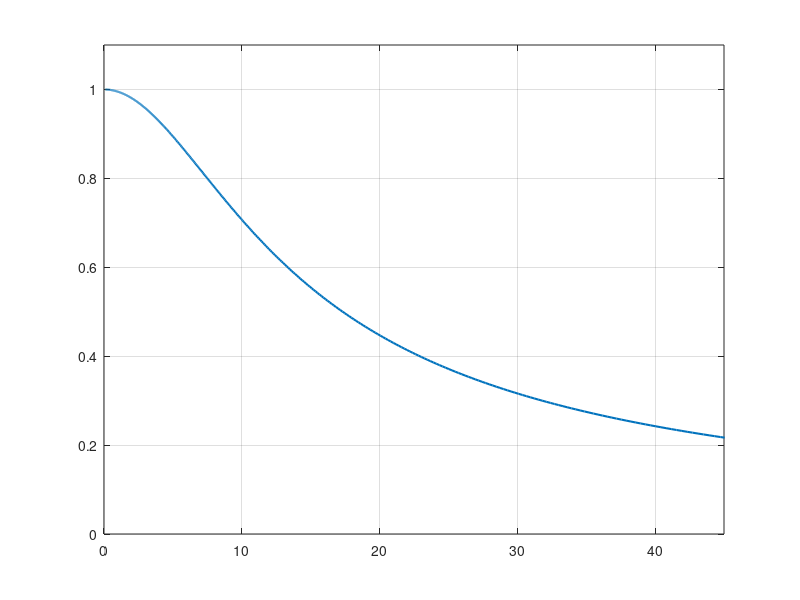

MATLAB code for this plot: (Note: this script raises an error after producing the figure.)
width = 800;
height = 600;
resolution = 300;
a = 1;
t1 = 0;
t2 = 2*pi;
N = 500;
b = 0.5;
dt = 0.1;
Fs = 1/dt;
T = N*dt; 
t = (-T/2 : dt : T/2-dt)';

f_Hz = (0:N-1)' * Fs/N; 
omega = 2*pi * f_Hz;
momega = 2*pi*(N-1)*Fs/N;
norm_omega = (-momega/2 : 2*pi*Fs/N : momega/2);
T_arr = [0.1, 0.5, 1.25, 2.0];
a_arr = [1.0, 2.0, 7.5, 10.0];


for i = 1:length(T_arr)
    xi = -1 + 2 * rand(N, 1);
    g = zeros(size(t));
    g((t >= t1 & t <= t2)) = a;
    y = g + b*xi;

    T_c = T_arr(i);
    w = tf(1, [T_c, 1]);
    
    figure;
    [amp, ~, wout] = bode(w);
    amp = squeeze(amp);
    plot(wout, amp, 'LineWidth', 1.5);
    grid on;
    ylim([0 1.1]);
    xlim([0 45]);
    xlabel("w", FontSize=24);
    ylabel("W(iw)",FontSize=24);
    title("АЧХ динамического фильтра при T = " + T_c, FontSize=24);
    legend("АЧХ динамического фильтра T = " + T_c, 'Location', 'northeast', fontsize=18);
    set(gcf, 'Units', 'pixels', 'Position', [100, 100, 1200, 800]);
    exportgraphics(gcf, "filter_ach_T_" + T_c + ".png", 'Resolution', 300);
    
    w_d = c2d(w, dt, 'zoh');
    [H_d, ~] = freqz(w_d.Num{1}, w_d.Den{1}, N, 'whole');
    
    Y = fft(y);
    H_d = H_d(:);  % Явно делаем столбцом
    Y = Y(:);
    y_fil_rev = real(ifft(Y .* H_d));
    
    y_fil = lsim(w, y, t);
    
    y_fur = fftshift(fft(y));
    g_fur = fftshift(fft(g));
    fil_fur = fftshift(fft(y_fil));
    Y_fur_plot = fftshift(Y .* H_d);

    figure;
    plot(t, g, 'LineWidth', 3.5, color="blue");
    hold on;
    plot(t, y, 'LineWidth', 0.5, color="red");
    hold on;
    plot(t, y_fil, 'LineWidth', 3.5, color="green");
    hold off;
    grid on;
    ylim([-0.5 1.5]);
    xlim([-T/2 T/2]);
    xlabel("t", FontSize=24);
    ylabel("y(t)",FontSize=24);
    title("Фильтрация сигнала при T = " + T_c, FontSize=24);
    legend("Оригинал", "Зашумлённая функция", "Фильтрованная функция",  'Location', 'northeast', fontsize=14);
    set(gcf, 'Units', 'pixels', 'Position', [100, 100, 1200, 800]);
    exportgraphics(gcf, "filter_T_" + T_c + ".png", 'Resolution', 300);

    figure;
    plot(t, y_fil, 'LineWidth', 3.5, color="green");
    hold on;
    plot(t, y_fil_rev, 'LineWidth', 1.0, color="red");
    hold off;
    grid on;
    xlabel("t", FontSize=24);
    ylabel("y(t)",FontSize=24);
    title("Сравнение сигналов при T = " + T_c, FontSize=24);
    legend("lsim (временной)", "ifft (частотный)",  'Location', 'northeast', fontsize=14);
    set(gcf, 'Units', 'pixels', 'Position', [100, 100, 1200, 800]);
    exportgraphics(gcf, "filter_transf_T_" + T_c + ".png", 'Resolution', 300);

    figure;
    plot(norm_omega, abs(y_fur), 'LineWidth', 1.0, color="blue");
    hold on;
    plot(norm_omega, abs(g_fur), 'LineWidth', 0.5, color="red");
    hold on;
    plot(norm_omega, abs(fil_fur), 'LineWidth', 1.0, color="green");
    hold off;
    grid on;
    ylim([-1.5 50.5]);
    xlim([-momega/2 momega/2]);
    xlabel("w", FontSize=24);
    ylabel("y(w)",FontSize=24);
    title("Сравнение фурье-образов при T = " + T_c, FontSize=24);
    legend("Образ зашумлённой функции", "Образ исходной функции", "Образ фильтрованной функции",  'Location', 'northeast', fontsize=14);
    set(gcf, 'Units', 'pixels', 'Position', [100, 100, 1200, 800]);
    exportgraphics(gcf, "fur_imgs_g_T_" + T_c + ".png", 'Resolution', 300);

    figure;
    plot(norm_omega, abs(fil_fur), 'LineWidth', 3.5, color="green");
    hold on;
    plot(norm_omega, abs(Y_fur_plot), 'LineWidth', 1.0, color="red");
    hold off;
    
    grid on;
    ylim([-1.5 50.5]);
    xlim([-momega/2 momega/2]);
    xlabel("w", FontSize=24);
    ylabel("y(w)",FontSize=24);
    title("Сравнение фурье-образов при T = " + T_c, FontSize=24);
    legend("Образ фильтрованной функции", "Умножение на передаточную функцию", 'Location', 'northeast', fontsize=14);
    set(gcf, 'Units', 'pixels', 'Position', [100, 100, 1200, 800]);
    exportgraphics(gcf, "fur_imgs_w_T_" + T_c + ".png", 'Resolution', 300);

    a_c = a_arr(i);
    xi = -1 + 2 * rand(N, 1);
    
    g = zeros(size(t));
    g((t >= t1 & t <= t2)) = a_c;
    y = g + b*xi;

    w = tf(1, [1.1, 1]);
    
    figure;
    [amp, ~, wout] = bode(w);
    amp = squeeze(amp);
    plot(wout, amp, 'LineWidth', 1.5);
    grid on;
    ylim([0 1]);
    xlim([0 10]);
    xlabel("w", FontSize=24);
    ylabel("W(iw)",FontSize=24);
    title("АЧХ динамического фильтра при a = " + a_c + ", T = 1.25", FontSize=24);
    legend("АЧХ динамического фильтра a = " + a_c, 'Location', 'northeast', fontsize=14);
    set(gcf, 'Units', 'pixels', 'Position', [100, 100, 1200, 800]);
    exportgraphics(gcf, "filter_ach_a_" + a_c + ".png", 'Resolution', 300);

    w_d = c2d(w, dt, 'zoh');
    [H_d, ~] = freqz(w_d.Num{1}, w_d.Den{1}, N, 'whole');
    
    Y = fft(y);
    H_d = H_d(:);
    Y = Y(:);
    y_fil_rev = real(ifft(Y .* H_d));
    
    y_fil = lsim(w, y, t);
    
    y_fur = fftshift(fft(y));
    g_fur = fftshift(fft(g));
    fil_fur = fftshift(fft(y_fil));
    Y_fur_plot = fftshift(Y .* H_d);

    figure;
    plot(t, y_fil, 'LineWidth', 3.5, color="green");
    hold on;
    plot(t, y_fil_rev, 'LineWidth', 1.0, color="red");
    hold off;
    grid on;
    xlabel("t", FontSize=24);
    ylabel("y(t)",FontSize=24);
    title("Сравнение сигналов при a = " + a_c + ", T = 1.25", FontSize=24);
    legend("lsim (временной)", "ifft (частотный)",  'Location', 'northeast', fontsize=14);
    set(gcf, 'Units', 'pixels', 'Position', [100, 100, 1200, 800]);
    exportgraphics(gcf, "filter_transf_a_" + a_c + ".png", 'Resolution', 300);
    
    figure;
    plot(t, g, 'LineWidth', 3.5, color="blue");
    hold on;
    plot(t, y, 'LineWidth', 1.0, color="red");
    hold on;
    plot(t, y_fil, 'LineWidth', 3.5, color="green");
    hold off;
    grid on;
    ylim([-0.5 a_c+1]);
    xlim([-T/2 T/2]);
    xlabel("t", FontSize=24);
    ylabel("y(t)",FontSize=24);
    title("Фильтрация сигнала при a = " + a_c + ", T = 1.25", FontSize=24);
    legend("Оригинал", "Зашумлённая функция", "Фильтрованная функция",  'Location', 'northeast', fontsize=14);
    set(gcf, 'Units', 'pixels', 'Position', [100, 100, 1200, 800]);
    exportgraphics(gcf, "filter_a_" + a_c + ".png", 'Resolution', 300);
    
    figure;
    plot(norm_omega, abs(y_fur), 'LineWidth', 1.0, color="blue");
    hold on;
    plot(norm_omega, abs(g_fur), 'LineWidth', 0.5, color="red");
    hold on;
    plot(norm_omega, abs(fil_fur), 'LineWidth', 1.0, color="green");
    hold off;
    grid on;
    ylim([-1.5 50.5]);
    xlim([-momega/2 momega/2]);
    xlabel("w", FontSize=24);
    ylabel("y(w)",FontSize=24);
    title("Сравнение фурье-образов при a = " + a_c + ", T = 1.25", FontSize=24);
    legend("Образ зашумлённой функции", "Образ исходной функции", "Образ фильтрованной функции",  'Location', 'northeast', fontsize=14);
    set(gcf, 'Units', 'pixels', 'Position', [100, 100, 1200, 800]);
    exportgraphics(gcf, "fur_imgs_g_a_" + a_c + ".png", 'Resolution', 300);

    figure;
    plot(norm_omega, abs(fil_fur), 'LineWidth', 3.5, color="green");
    hold on;
    plot(norm_omega, abs(Y_fur_plot), 'LineWidth', 1.0, color="red");
    hold off;
    
    grid on;
    ylim([-1.5 50.5]);
    xlim([-momega/2 momega/2]);
    xlabel("w", FontSize=24);
    ylabel("y(w)",FontSize=24);
    title("Сравнение фурье-образов при a = " + a_c + ", T = 1.25", FontSize=24);
    legend("Образ фильтрованной функции", "Умножение на передаточную функцию", 'Location', 'northeast', fontsize=14);
    set(gcf, 'Units', 'pixels', 'Position', [100, 100, 1200, 800]);
    exportgraphics(gcf, "fur_imgs_w_a_" + a_c + ".png", 'Resolution', 300);
end
